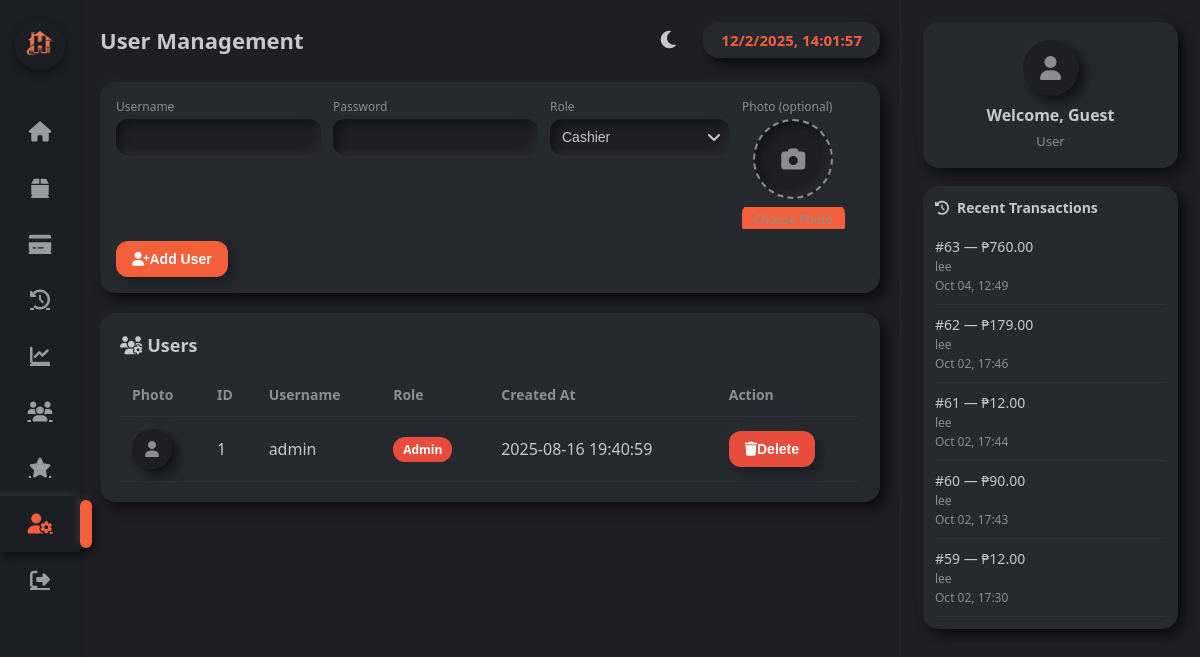
Before: /user_management.php with the older database file.
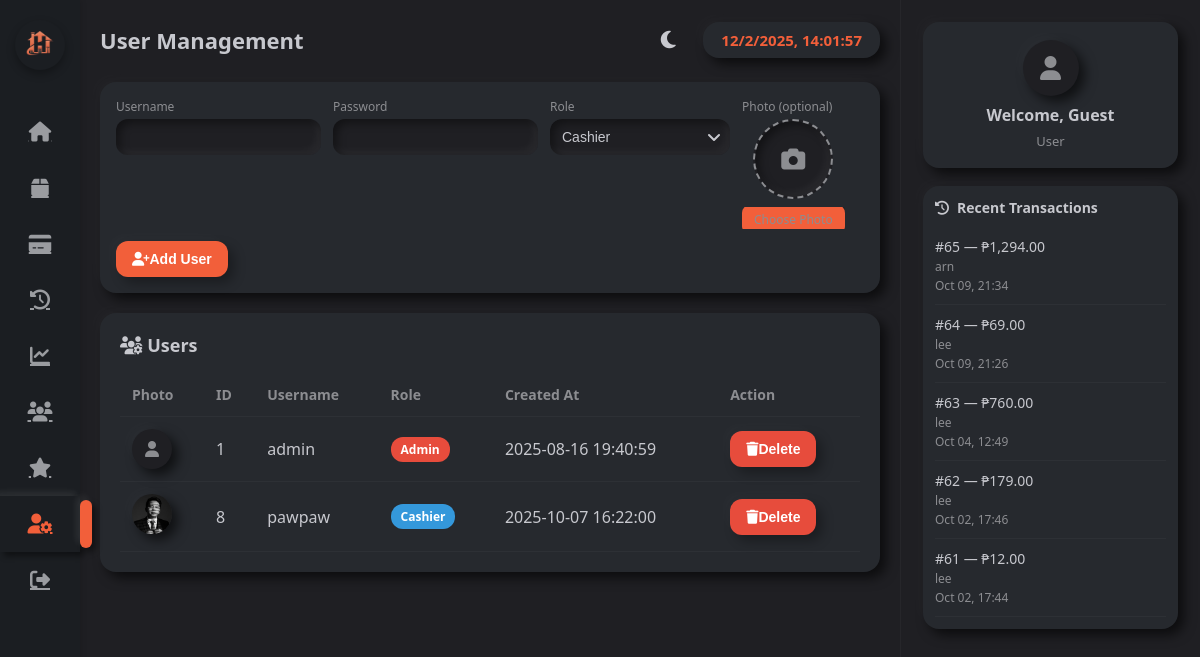
After: the same page with the newer database file.
### tables this page shows
CREATE TABLE `users` (
  `id` int(11) NOT NULL,
  `username` varchar(100) NOT NULL,
  `password` varchar(255) NOT NULL,
  `role` enum('admin','cashier') DEFAULT 'cashier',
  `photo` varchar(255) DEFAULT NULL,
  `created_at` timestamp NOT NULL DEFAULT current_timestamp()
);

CREATE TABLE `sales` (
  `id` int(11) NOT NULL,
  `customer_id` int(11) DEFAULT NULL,
  `user_id` int(11) DEFAULT NULL,
  `total_amount` decimal(10,2) NOT NULL,
  `payment_method` varchar(50) NOT NULL,
  `created_at` timestamp NOT NULL DEFAULT current_timestamp(),
  `paid_amount` decimal(10,2) NOT NULL DEFAULT 0.00
);

CREATE TABLE `customers` (
  `id` int(11) NOT NULL,
  `name` varchar(150) NOT NULL,
  `phone` varchar(50) DEFAULT NULL,
  `email` varchar(100) DEFAULT NULL,
  `address` text DEFAULT NULL,
  `created_at` timestamp NOT NULL DEFAULT current_timestamp(),
  `is_loyal` tinyint(1) DEFAULT 0,
  `points_balance` int(11) DEFAULT 0
);

### user_management.php (the view, shortened to what the changed rows need)
<?php
include 'db.php';
 $currentTheme = $_SESSION['theme'];
 $users = $conn->query("SELECT * FROM users ORDER BY id ASC");
 $recentTransactions = $conn->query("
    SELECT s.id, s.total_amount, s.created_at, c.name as customer_name
    FROM sales s
    LEFT JOIN customers c ON s.customer_id = c.id
    ORDER BY s.created_at DESC
    LIMIT 5
");
?>
<!DOCTYPE html>
<html lang="en">
<head>
  <link rel="stylesheet" href="https://cdnjs.cloudflare.com/ajax/libs/font-awesome/6.4.0/css/all.min.css">
</head>
<body class="<?php echo $currentTheme === 'light' ? 'light-mode' : ''; ?>">
<div class="wrapper">
  <main class="main">
    <div class="topbar">
      <h1>User Management</h1>
    </div>
    <div class="table-container">
      <h2><i class="fas fa-users-cog"></i> Users</h2>
      <table>
        <thead>
          <tr>
            <th>Photo</th>
            <th>ID</th>
            <th>Username</th>
            <th>Role</th>
            <th>Created At</th>
            <th>Action</th>
          </tr>
        </thead>
        <tbody>
          <?php while($u=$users->fetch_assoc()): ?>
          <tr>
            <td>
              <?php if(!empty($u['photo']) && file_exists($u['photo'])): ?>
                <img src="<?= htmlspecialchars($u['photo']) ?>" alt="User Photo" class="user-photo">
              <?php else: ?>
                <div class="user-photo" style="background: var(--bg); display: flex; align-items: center; justify-content: center;">
                  <i class="fas fa-user" style="color: var(--muted);"></i>
                </div>
              <?php endif; ?>
            </td>
            <td><?= $u['id'] ?></td>
            <td><?= htmlspecialchars($u['username']) ?></td>
            <td>
              <?php if ($u['role'] === 'admin'): ?>
                <span class="badge admin">Admin</span>
              <?php elseif ($u['role'] === 'cashier'): ?>
                <span class="badge cashier">Cashier</span>
              <?php else: ?>
                <?= htmlspecialchars($u['role']) ?>
              <?php endif; ?>
            </td>
            <td><?= $u['created_at'] ?></td>
            <td>
              <form method="POST" style="display:inline;">
                <button type="submit" name="delete_user" class="btn btn-delete" onclick="return confirm('Delete this user?')">
                  <i class="fas fa-trash"></i> Delete
                </button>
              </form>
            </td>
          </tr>
          <?php endwhile; ?>
        </tbody>
      </table>
    </div>
  </main>
  <aside class="right-panel">
    <div class="events-card neu">
      <ul>
        <?php while ($row = $recentTransactions->fetch_assoc()): ?>
          <li>
            #<?=$row['id']?> — ₱<?=number_format($row['total_amount'],2)?>
            <?php if($row['customer_name']): ?>
              <br><small><?=htmlspecialchars($row['customer_name'])?></small>
            <?php endif; ?>
            <br><small><?=date('M d, H:i', strtotime($row['created_at']))?></small>
          </li>
        <?php endwhile; ?>
      </ul>
    </div>
  </aside>
</div>
</body>
</html>

Changed rows visible on the page:
no longer on this page (row unchanged): sales: id "60", total_amount "90.00", customer.name "lee", created_at "Oct 02, 17:43"
no longer on this page (row unchanged): sales: id "59", total_amount "12.00", customer.name "lee", created_at "Oct 02, 17:30"
added users: photo (picture), id "8", username "pawpaw", role "Cashier", created_at "2025-10-07 16:22:00"
added sales: id "65", total_amount "1,294.00", customer.name "arn", created_at "Oct 09, 21:34"
added sales: id "64", total_amount "69.00", customer.name "lee", created_at "Oct 09, 21:26"
